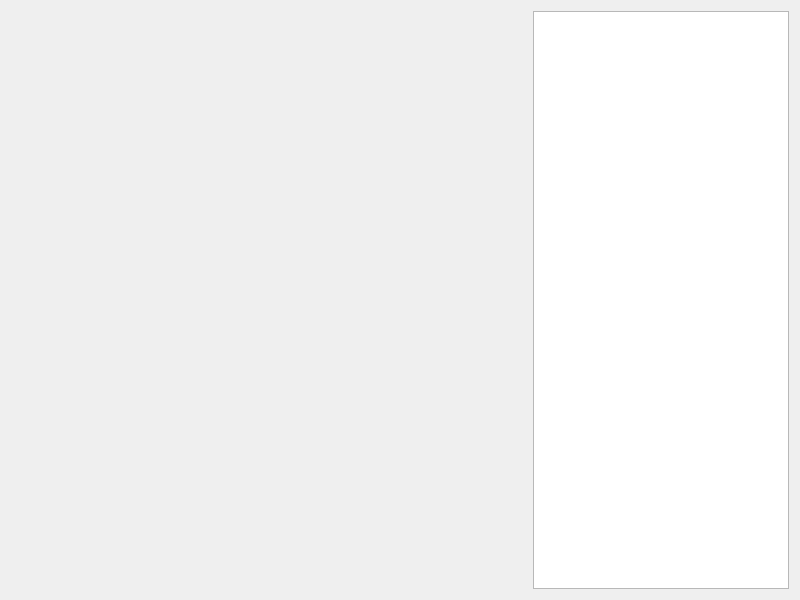
<?xml version="1.0" encoding="UTF-8"?>
<ui version="4.0">
 <class>MainWindowClass</class>
 <widget class="QMainWindow" name="MainWindowClass">
  <property name="geometry">
   <rect>
    <x>0</x>
    <y>0</y>
    <width>800</width>
    <height>600</height>
   </rect>
  </property>
  <property name="windowTitle">
   <string>MainWindow</string>
  </property>
  <widget class="QWidget" name="centralWidget">
   <layout class="QHBoxLayout" name="horizontalLayout">
    <item>
     <widget class="CoverGlWidget" name="cover_widget" native="true">
      <property name="sizePolicy">
       <sizepolicy hsizetype="Expanding" vsizetype="Preferred">
        <horstretch>0</horstretch>
        <verstretch>0</verstretch>
       </sizepolicy>
      </property>
     </widget>
    </item>
    <item>
     <widget class="QListWidget" name="cover_list">
      <property name="sizePolicy">
       <sizepolicy hsizetype="Minimum" vsizetype="Expanding">
        <horstretch>0</horstretch>
        <verstretch>0</verstretch>
       </sizepolicy>
      </property>
      <property name="styleSheet">
       <string notr="true">QListWidget::item {
	padding: 5px;
}
</string>
      </property>
      <property name="autoScrollMargin">
       <number>20</number>
      </property>
     </widget>
    </item>
   </layout>
  </widget>
  <action name="actionSave_Texture">
   <property name="text">
    <string>Save Texture</string>
   </property>
  </action>
  <action name="actionLoad_Texture">
   <property name="text">
    <string>Load Texture</string>
   </property>
  </action>
  <action name="actionQuit">
   <property name="text">
    <string>Quit</string>
   </property>
  </action>
 </widget>
 <layoutdefault spacing="6" margin="11"/>
 <customwidgets>
  <customwidget>
   <class>CoverGlWidget</class>
   <extends>QWidget</extends>
   <header>CoverGlWidget.hpp</header>
   <container>1</container>
  </customwidget>
 </customwidgets>
 <resources>
  <include location="mainwindow.qrc"/>
 </resources>
 <connections>
  <connection>
   <sender>actionQuit</sender>
   <signal>triggered()</signal>
   <receiver>MainWindowClass</receiver>
   <slot>close()</slot>
   <hints>
    <hint type="sourcelabel">
     <x>-1</x>
     <y>-1</y>
    </hint>
    <hint type="destinationlabel">
     <x>299</x>
     <y>199</y>
    </hint>
   </hints>
  </connection>
 </connections>
</ui>
